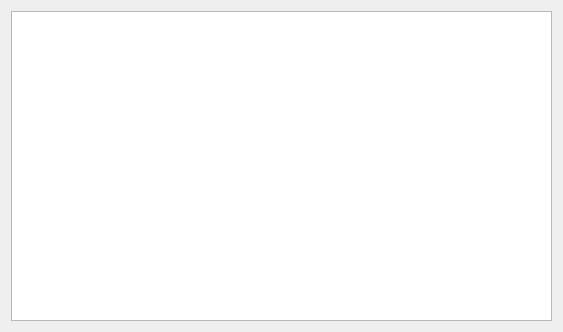
<?xml version="1.0" encoding="UTF-8"?>
<ui version="4.0">
 <class>PageAppNrf</class>
 <widget class="QWidget" name="PageAppNrf">
  <property name="geometry">
   <rect>
    <x>0</x>
    <y>0</y>
    <width>563</width>
    <height>332</height>
   </rect>
  </property>
  <property name="font">
   <font>
    <family>Roboto</family>
   </font>
  </property>
  <property name="windowTitle">
   <string>Form</string>
  </property>
  <layout class="QVBoxLayout" name="verticalLayout">
   <item>
    <widget class="ParamTable" name="generalTab"/>
   </item>
  </layout>
 </widget>
 <customwidgets>
  <customwidget>
   <class>ParamTable</class>
   <extends>QTableWidget</extends>
   <header>widgets/paramtable.h</header>
  </customwidget>
 </customwidgets>
 <resources/>
 <connections/>
</ui>
